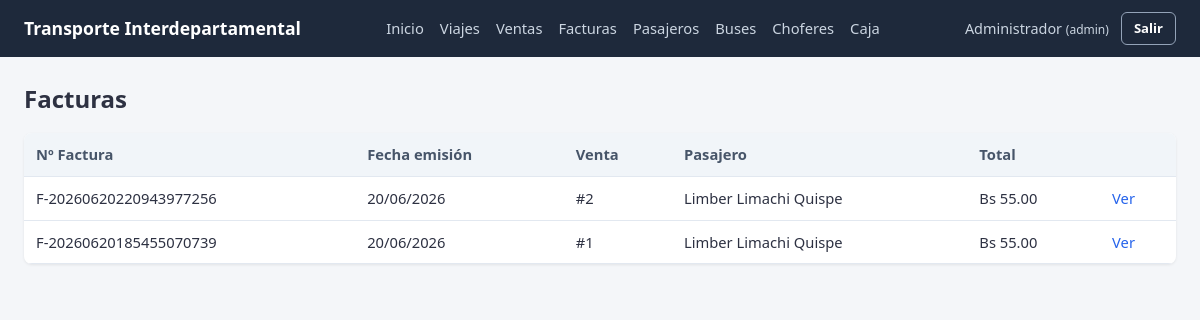
The app's page /facturas/ (signed in), older data.
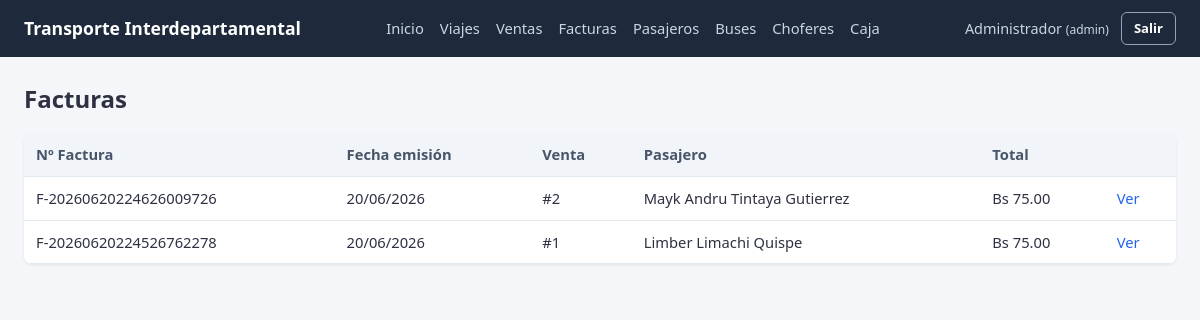
The same page, newer data.
### app/models/factura.py (models this page shows, shortened)
class Factura(db.Model):
    __tablename__ = "factura"
    id_factura = db.Column(db.Integer, primary_key=True, autoincrement=True)
    nro_factura = db.Column(db.String(30), nullable=False, unique=True)
    fecha_emision = db.Column(db.Date, nullable=False, default=date.today)
    total = db.Column(db.Numeric(10, 2), nullable=False)
    id_venta = db.Column(db.Integer, db.ForeignKey("venta.id_venta"), nullable=False, unique=True)

### app/models/pasajero.py (models this page shows, shortened)
class Pasajero(db.Model):
    __tablename__ = "pasajero"
    id_pasajero = db.Column(db.Integer, primary_key=True, autoincrement=True)
    ci = db.Column(db.String(20), nullable=False, unique=True)
    nombres = db.Column(db.String(100), nullable=False)
    apellidos = db.Column(db.String(100), nullable=False)
    telefono = db.Column(db.String(20))
    ventas = db.relationship("Venta", backref="pasajero")
    @property
    def nombre_completo(self):
        return f"{self.nombres} {self.apellidos}"

### app/routes/facturas.py (the view)
@facturas_bp.route("/")
@login_required
def listar():
    facturas = factura_service.listar_facturas()
    return render_template("facturas/listar.html", facturas=facturas)

### app/services/factura_service.py (called while the page is built)
def listar_facturas():
    return Factura.query.order_by(Factura.id_factura.desc()).all()

### app/utils/auth.py (called while the page is built)
def login_required(view_func):
    @wraps(view_func)
    def wrapper(*args, **kwargs):
        if "id_usuario" not in session:
            flash("Debes iniciar sesión para continuar.", "warning")
            return redirect(url_for("auth.login"))
        return view_func(*args, **kwargs)
    return wrapper

### templates/facturas/listar.html (shortened to what this page needs)
{% extends "base.html" %}
{% block content %}
<h2 class="mb-2">Facturas</h2>
<div class="table-wrapper">
    <table>
        <thead>
            <tr>
                <th>Nº Factura</th>
                <th>Fecha emisión</th>
                <th>Venta</th>
                <th>Pasajero</th>
                <th>Total</th>
                <th></th>
            </tr>
        </thead>
        <tbody>
            {% for f in facturas %}
            <tr>
                <td>{{ f.nro_factura }}</td>
                <td>{{ f.fecha_emision.strftime("%d/%m/%Y") }}</td>
                <td>#{{ f.id_venta }}</td>
                <td>{{ f.venta.pasajero.nombre_completo }}</td>
                <td>Bs {{ "%.2f"|format(f.total) }}</td>
                <td><a href="{{ url_for('facturas.detalle', id_factura=f.id_factura) }}">Ver</a></td>
            </tr>
            {% else %}
            <tr><td colspan="6" class="empty-state">No hay facturas registradas.</td></tr>
            {% endfor %}
        </tbody>
    </table>
</div>
{% endblock %}

Row changes from the older to the newer data that the page shows:
changed Factura: nro_factura "F-20260620220943977256" → "F-20260620224626009726"; venta.pasajero.nombre_completo "Limber Limachi Quispe" → "Mayk Andru Tintaya Gutierrez"; total "55.00" → "75.00"
changed Factura "Limber Limachi Quispe": nro_factura "F-20260620185455070739" → "F-20260620224526762278"; total "55.00" → "75.00"
